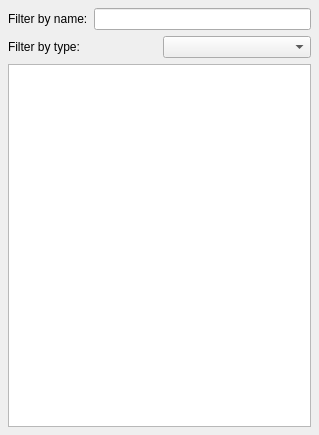
<ui version="4.0" >
 <class>FindDialog</class>
 <widget class="QWidget" name="FindDialog" >
  <property name="geometry" >
   <rect>
    <x>0</x>
    <y>0</y>
    <width>319</width>
    <height>435</height>
   </rect>
  </property>
  <property name="windowTitle" >
   <string>Form</string>
  </property>
  <layout class="QVBoxLayout" >
   <property name="margin" >
    <number>8</number>
   </property>
   <property name="spacing" >
    <number>6</number>
   </property>
   <item>
    <layout class="QHBoxLayout" >
     <property name="margin" >
      <number>0</number>
     </property>
     <property name="spacing" >
      <number>6</number>
     </property>
     <item>
      <widget class="QLabel" name="SearchLabel" >
       <property name="text" >
        <string>Filter by name:</string>
       </property>
      </widget>
     </item>
     <item>
      <widget class="KLineEdit" name="SearchBox" >
       <property name="showClearButton" stdset="0" >
        <bool>true</bool>
       </property>
      </widget>
     </item>
    </layout>
   </item>
   <item>
    <layout class="QHBoxLayout" >
     <property name="margin" >
      <number>0</number>
     </property>
     <property name="spacing" >
      <number>6</number>
     </property>
     <item>
      <widget class="QLabel" name="FilterTypeLabel" >
       <property name="text" >
        <string>Filter by type:</string>
       </property>
      </widget>
     </item>
     <item>
      <widget class="KComboBox" name="FilterType" />
     </item>
    </layout>
   </item>
   <item>
    <widget class="QListView" name="SearchList" />
   </item>
  </layout>
 </widget>
 <customwidgets>
  <customwidget>
   <class>KLineEdit</class>
   <extends>QLineEdit</extends>
   <header>klineedit.h</header>
  </customwidget>
  <customwidget>
   <class>KComboBox</class>
   <extends>QComboBox</extends>
   <header>kcombobox.h</header>
  </customwidget>
 </customwidgets>
 <resources/>
 <connections/>
</ui>
